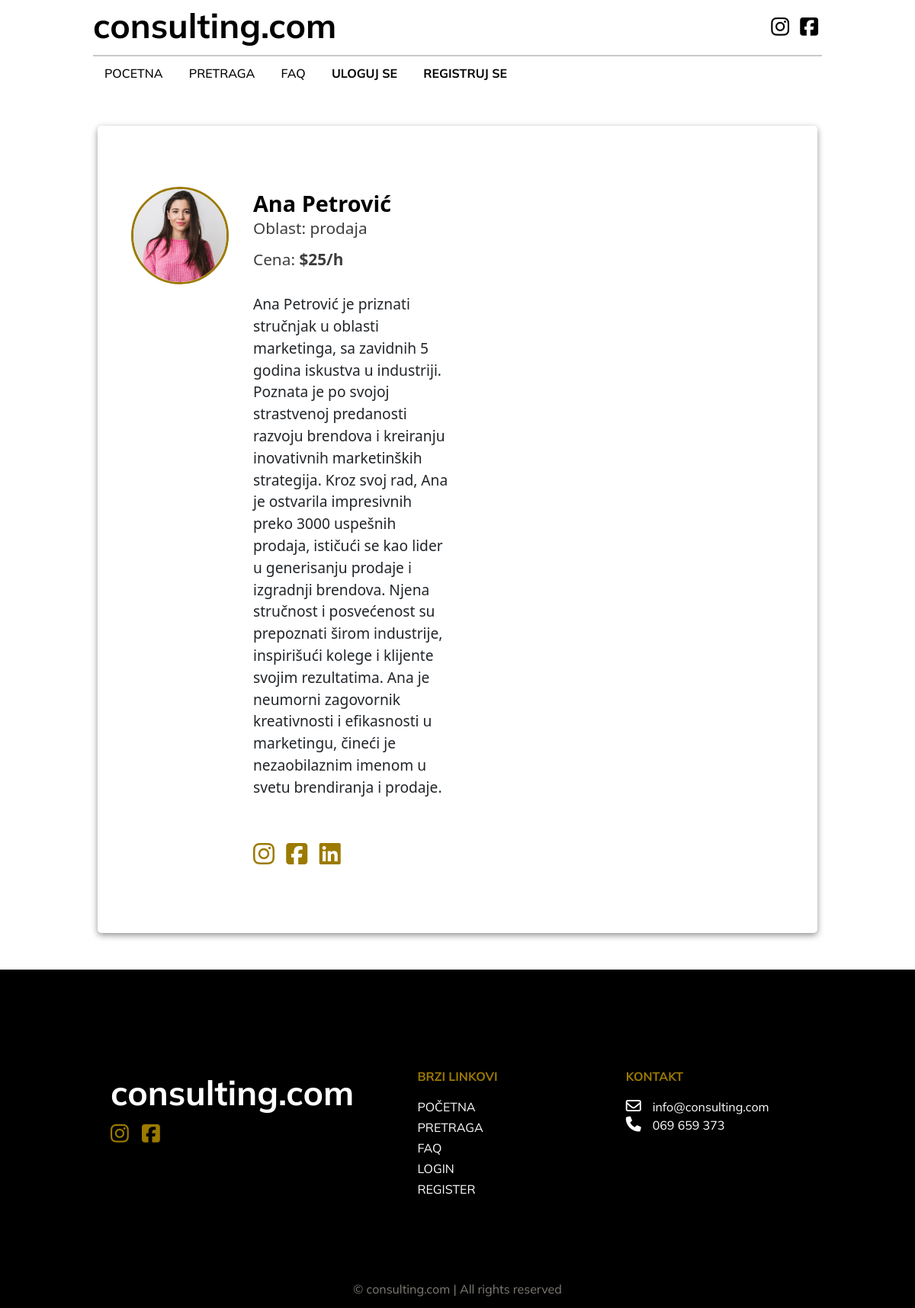
/expert.php?expert_id=1, run on the app's committed database.
### tables this page shows
CREATE TABLE `expert` (
  `expert_id` int(11) NOT NULL,
  `first_name` varchar(255) NOT NULL,
  `last_name` varchar(255) NOT NULL,
  `phone` varchar(255) NOT NULL,
  `email` varchar(255) NOT NULL,
  `password` varchar(255) NOT NULL,
  `short_description` varchar(1000) NOT NULL,
  `long_description` text NOT NULL,
  `price` int(11) NOT NULL,
  `image` varchar(1000) NOT NULL,
  `business_area_id` int(11) NOT NULL,
  `active_user` tinyint(1) NOT NULL
);

CREATE TABLE `business_area` (
  `business_id` int(11) NOT NULL,
  `name` varchar(255) NOT NULL,
  `description` varchar(1000) NOT NULL
);

### app/classes/Expert.php (called while the page is built, shortened)
<?php
class Expert{
    protected $conn;
    public function __construct(){
        global $conn;
        $this->conn = $conn;
    }
    public function show_details($expert_id){
        $sql = "SELECT expert.expert_id, expert.first_name, expert.last_name, expert.short_description,expert.long_description,expert.price, expert.image, business_area.name FROM expert
        INNER join business_area on expert.business_area_id = business_area.business_id
        WHERE expert.active_user = 1 AND expert.expert_id=?";
        $stmt = $this->conn->prepare($sql);
        $stmt->bind_param("i",$expert_id);
        $stmt->execute();
        $result = $stmt->get_result();
        return $result->fetch_assoc();
    }
}

### expert.php (the view, shortened to what this page needs)
<?php
    require_once 'inc/header.php';
    require_once 'app/classes/Expert.php';
    $expert = new Expert();
    $expert = $expert->show_details($_GET['expert_id']);
?>
    <link rel="stylesheet" href="./calscss/cal.css">
<body>
    <div class="strucnjak">
        <div class="container">
          <div class="row">
              <div class="col-md-6">
                <div class="levostr">
                    <img src="img/<?=$expert['image']?>" alt="">
                    <div class="tekst">
                        <h1><?=$expert['first_name']?> <?=$expert['last_name']?> </h1>
                        <h2>Oblast: <?=strtolower($expert['name'])?></h2>
                        <h3>Cena: <span>$<?=$expert['price']?>/h</span></h3>
                        <p><?=$expert['long_description']?></p>
                        <a href="#"> <i class="fa-brands fa-instagram"></i></a>
                        <a href="#"> <i class="fa-brands fa-square-facebook"></i></a>
                        <a href="#"> <i class="fa-brands fa-linkedin"></i></a>
                    </div>
                </div>
              </div>
              <div class="col-md-6">
                <div class="calendly-inline-widget" data-url="https://calendly.com/milosantunovic1?primary_color=9c7a00&" style="min-width:320px;height:700px;"></div>
              </div>
          </div>
      </div>
</div>
<?php require_once 'inc/footer.php';?>

### scss/style.css (style rules this page uses)
* { margin: 0; padding: 0; box-sizing: border-box; }

### calscss/cal.css (style rules this page uses)
* { margin: 0; padding: 0; box-sizing: border-box; }
.strucnjak { padding: 5rem 2rem; margin: 3rem 8rem; border-radius: 5px; box-shadow: 0px 3px 8px 0px rgba(0, 0, 0, 0.43); }
.strucnjak .levostr { display: flex; }
.strucnjak .levostr a { text-decoration: none; font-size: 2rem; margin-right: 0.7rem; transition: 0.3s; color: #9c7a00; }
.strucnjak .levostr img { width: 8rem; height: 8rem; -o-object-fit: cover; object-fit: cover; border-radius: 100%; float: right; border: 3px solid #9c7a00; }
.strucnjak .levostr .tekst { margin-left: 2rem; margin-top: 5px; }
.strucnjak .levostr .tekst h1 { font-weight: 900; font-size: 1.8rem; color: black; }
.strucnjak .levostr .tekst h2 { font-weight: 400; font-size: 1.3rem; color: #3d3d3d; margin-top: -5px; }
.strucnjak .levostr .tekst h3 { font-size: 1.3rem; color: #3d3d3d; margin-top: 1rem; }
.strucnjak .levostr .tekst h3 span { font-weight: bold; }
.strucnjak .levostr .tekst p { margin-top: 2rem; font-size: 1.2rem; margin-bottom: 3rem; }

### data on the page
expert: image (picture), first_name "Ana", last_name "Petrović", business_area.name "prodaja", price "25", long_description "Ana Petrović je priznati stručnjak u oblasti marketinga, sa zavidnih 5 godina iskustva u industriji. Poznata je po svojoj strastvenoj predanosti razvoju brendova i kreiranju inovativnih marketinških strategija. Kroz svoj rad, Ana je ostvarila impresivnih preko 3000 uspešnih prodaja, ističući se kao lider u generisanju prodaje i izgradnji brendova. Njena stručnost i posvećenost su prepoznati širom industrije, inspirišući kolege i klijente svojim rezultatima. Ana je neumorni zagovornik kreativnosti i efikasnosti u marketingu, čineći je nezaobilaznim imenom u svetu brendiranja i prodaje."
